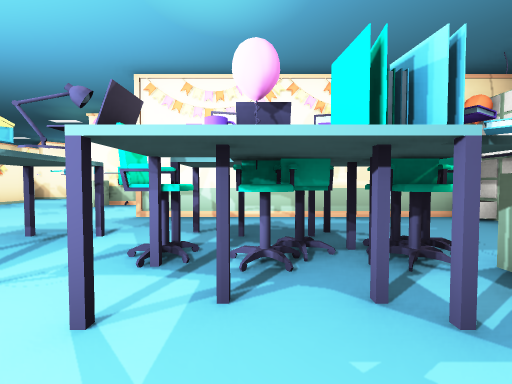
[1] (above)

24 first-person views from a walk through a 3-D level made in the Unity game engine. The camera is 0.72 m above the floor, tilts 2° down and sees 90° across. The floor is counted in squares, 1 m on a side. Each view is taken from the middle of a square. On the plan, view 1 faces up. The plan holds only what a view shows up to about 9 squares ahead; the rest is blank. The place goes on beyond the plan. The player character is not drawn. Some surface patterns are stand-ins.

[2]
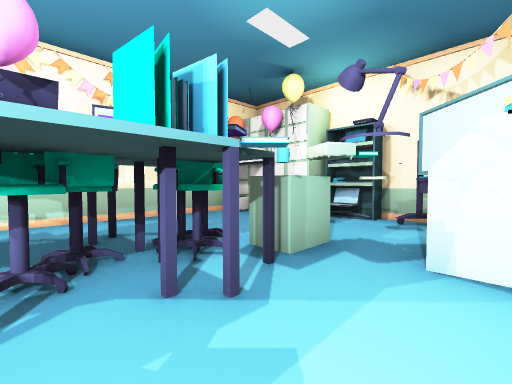

[3]
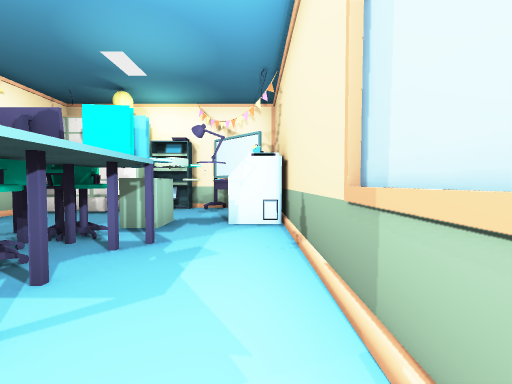

[4]
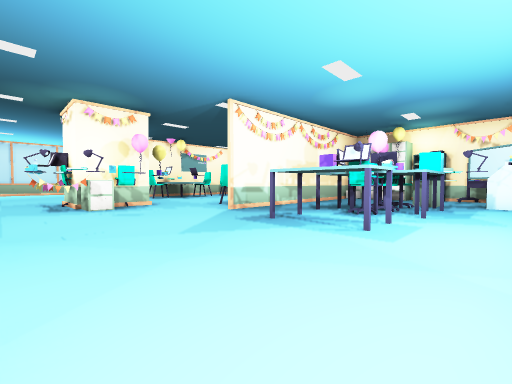

[5]
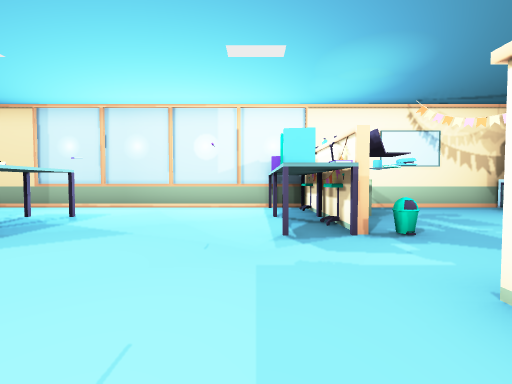

[6]
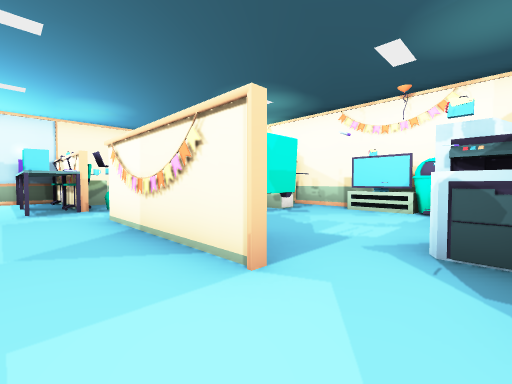

[7]
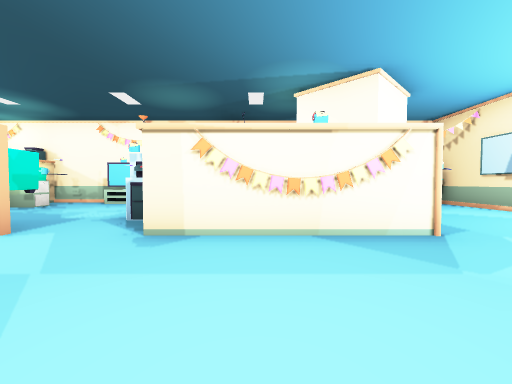

[8]
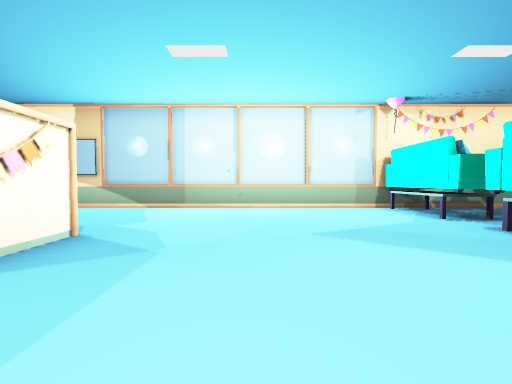

[9]
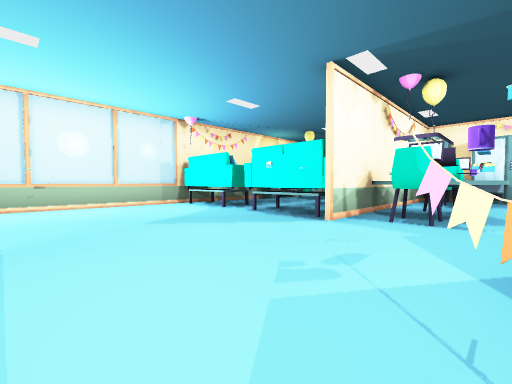

[10]
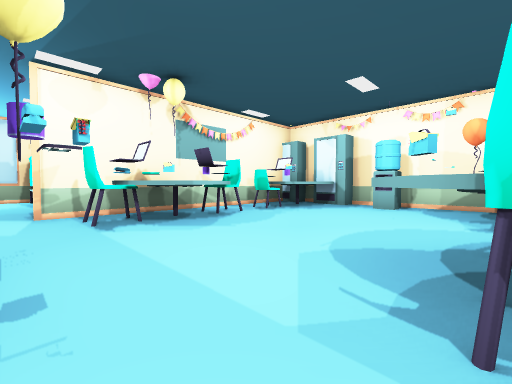

[11]
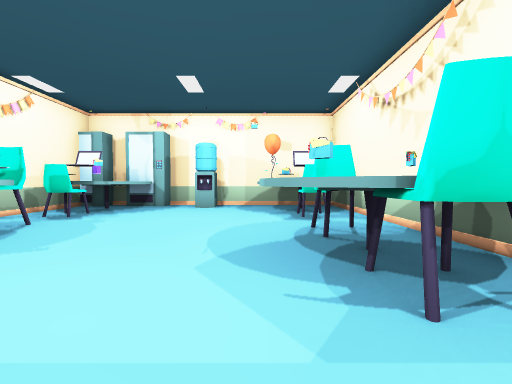

[12]
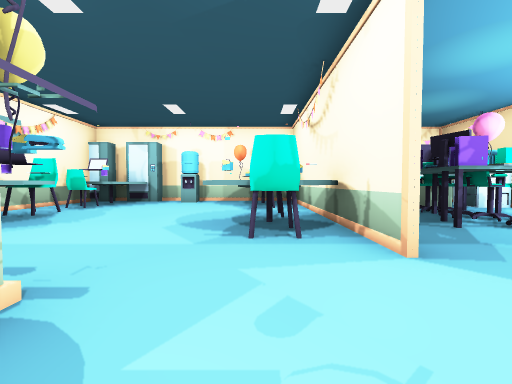

[13]
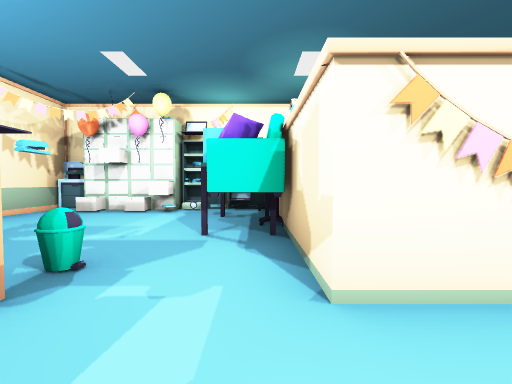

[14]
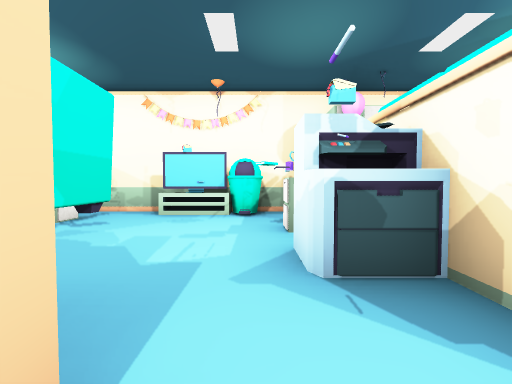

[15]
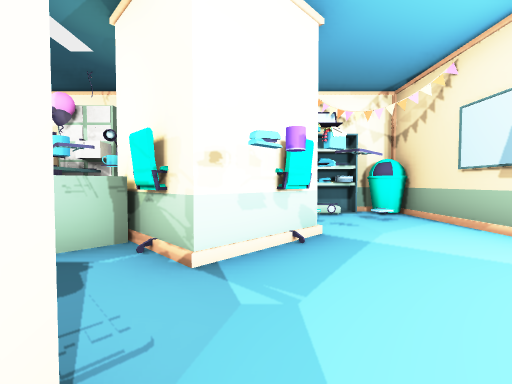

[16]
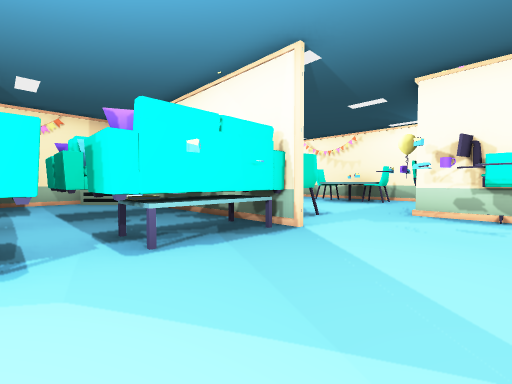

[17]
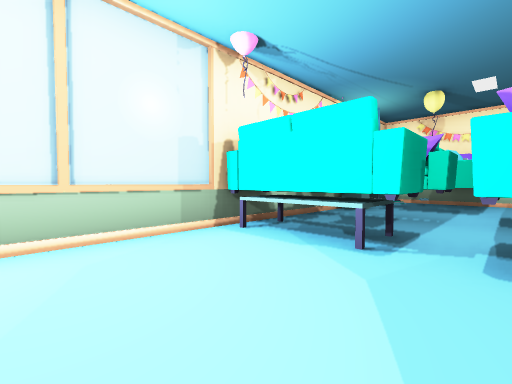

[18]
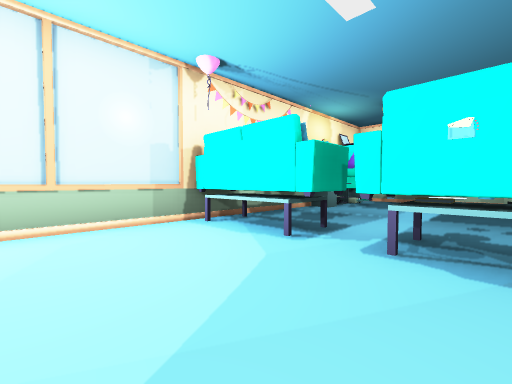

[19]
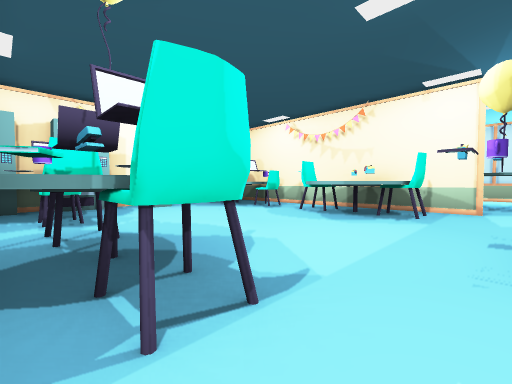

[20]
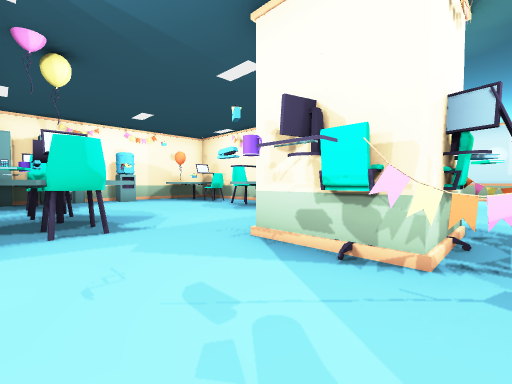

[21]
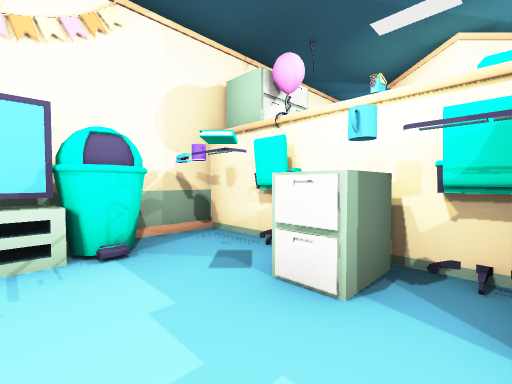

[22]
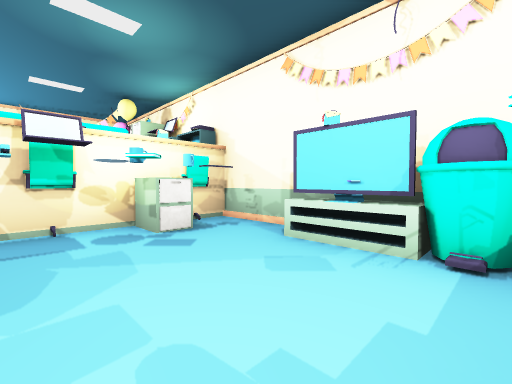

[23]
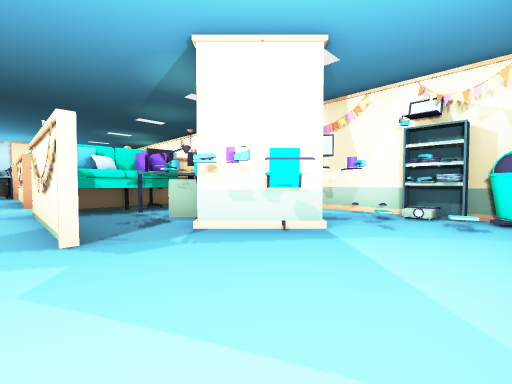

[24]
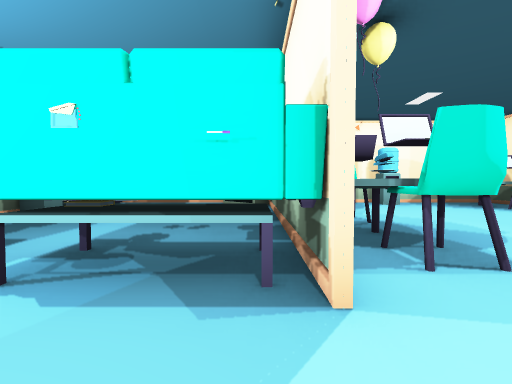

### Floor plan
Points are (right, up) in squares from view 1. A wall is a line through its corners. A room is listed if a view was taken in it or the views show most of it. See-through windows are left out.
Room 1 (views 1, 2)
walls: (1.1, 1.2) (-0.9, 1.2); (4.3, 5.5) (2.1, 5.5); (-0.6, -0.6) (3.4, -0.6)
ways out: opening at (1.8, 2.5) to room 2
objects: other object (1, 2); cabinet (2, 2) to (3, 2); chair (2, 3); printer (3, 0) to (4, 0); other object (3, 3); other object (4, 2); cabinet (4, 4) to (5, 5); bookshelf (5, 2) to (5, 3)
Room 2 (views 3, 4, 5, 6, 7, 8, 9, 10, 11, 12, 13, 14, 15, 16, 17, 18, 19, 20, 21, 22, 23, 24)
walls: (-1.2, 7.6) (-0.7, 7.9) (-0.1, 8) (0.5, 7.8); (-0.2, 11) (-0.7, 11.1); (-8.5, 5.5) (-9.5, 5.5); (-1, 5.8) (-1.3, 6.2); (-8.5, 15.6) (-8.5, 12.5); (-8.5, 3.5) (-7.4, 3.5) (-7.4, 2.9); (-12.4, 11.5) (-14.5, 11.5) (-14.5, 6.5); (-11.3, 14.3) (-11.7, 14); (-8.5, 3.1) (-8.5, 2.6); (2.1, 5.5) (-2.6, 5.5) (3.4, 5.5); (-13.6, 12.6) (-10.4, 12.6); (4.4, 9.2) (4.4, 9.8); (4.5, 9.2) (4.3, 9.8) (5.1, 9.8); (-8.5, 0.6) (-8.5, -0.6) (-0.6, -0.6); (5.5, 10) (5.5, 10.5); (5, 13.5) (2.4, 13.5); (5.5, 5.7) (5.5, 9.4); (-14.5, 16.6) (-14.5, 15.1); (5.5, 15) (5.5, 16.4); (2.1, 19.5) (-14.1, 19.5); (-14.5, 19) (-14.5, 18.4); (-14.4, -0.6) (-10.2, -0.6)
low walls: (1.8, 18.7) (1.8, 19.5); (5.5, 16.6) (5.5, 18.2)
ways out: opening at (1.8, 2.5) to room 1
objects: printer (-15, 0) to (-14, 0); cabinet (-14, 1) to (-14, 2); other object (-14, 3); bookshelf (-14, 5); other object (-14, 6); other object (-14, 8); bin (-14, 9) to (-14, 10); bookshelf (-14, 17); other object (-14, 18); bin (-14, 19); bookshelf (-13, 3); cabinet (-13, 6); chair (-13, 10); keyboard (-13, 11); chair (-12, 5) to (-11, 5); cabinet (-12, 11); whiteboard (-12, 19) to (-11, 19); keyboard (-11, 11); chair (-11, 12); cabinet (-11, 14); pillar (-11, 16); other object (-10, 5); printer (-10, 11); other object (-10, 12) to (-9, 13); keyboard (-10, 14) to (-10, 15); chair (-10, 16); other object (-9, 0); cabinet (-9, 1); chair (-9, 3); bin (-9, 4); other object (-9, 6) to (-9, 9); banner (-8, 7); banner (-8, 14); banner (-6, 8); monitor (-6, 10); banner (-6, 11); cabinet (-5, 8); chair (-5, 10); chair (-5, 11); other object (-4, 7); keyboard (-4, 8); monitor (-4, 11); desk (-3, 2) to (-2, 3); other object (-3, 9); chair (-2, 7); chair (-2, 12); desk (-2, 14) to (1, 16); desk (-2, 17) to (1, 19); other object (-1, 1); chair (-1, 2); other object (-1, 3); crate (-1, 7); other object (-1, 11); laptop (-1, 12); other object (-1, 13) to (0, 13); other object (0, 2); chair (0, 3); monitor (0, 4); other object (0, 6); other object (0, 12); monitor (1, 4); chair (1, 7); chair (1, 12); other object (1, 13); other object (2, 14) to (3, 16); other object (3, 6); chair (3, 7); other object (3, 8); chair (3, 12); other object (3, 13); other object (3, 19); other object (4, 7); other object (4, 8); other object (4, 13); other object (4, 14) to (5, 15); other object (4, 16) to (5, 17)

Positions as (right, up) in squares from view 1, and headings:
1: (0, 0), facing up
2: (0, 0), facing up-right
3: (-2, 0), facing right
4: (-7, 0), facing up-right
5: (-7, 7), facing down
6: (-7, 11), facing down-left
7: (-5, 13), facing left
8: (-6, 12), facing up
9: (-7, 11), facing up-right
10: (-3, 7), facing up-right
11: (-3, 8), facing right
12: (-5, 7), facing right
13: (-7, 5), facing left
14: (-8, 10), facing left
15: (-8, 16), facing left
16: (-5, 17), facing down-right
17: (-5, 16), facing up-right
18: (-5, 15), facing up-right
19: (-3, 13), facing down-right
20: (-6, 13), facing down-right
21: (-11, 9), facing up-left
22: (-11, 10), facing down-left
23: (-8, 19), facing down-left
24: (-4, 14), facing right
